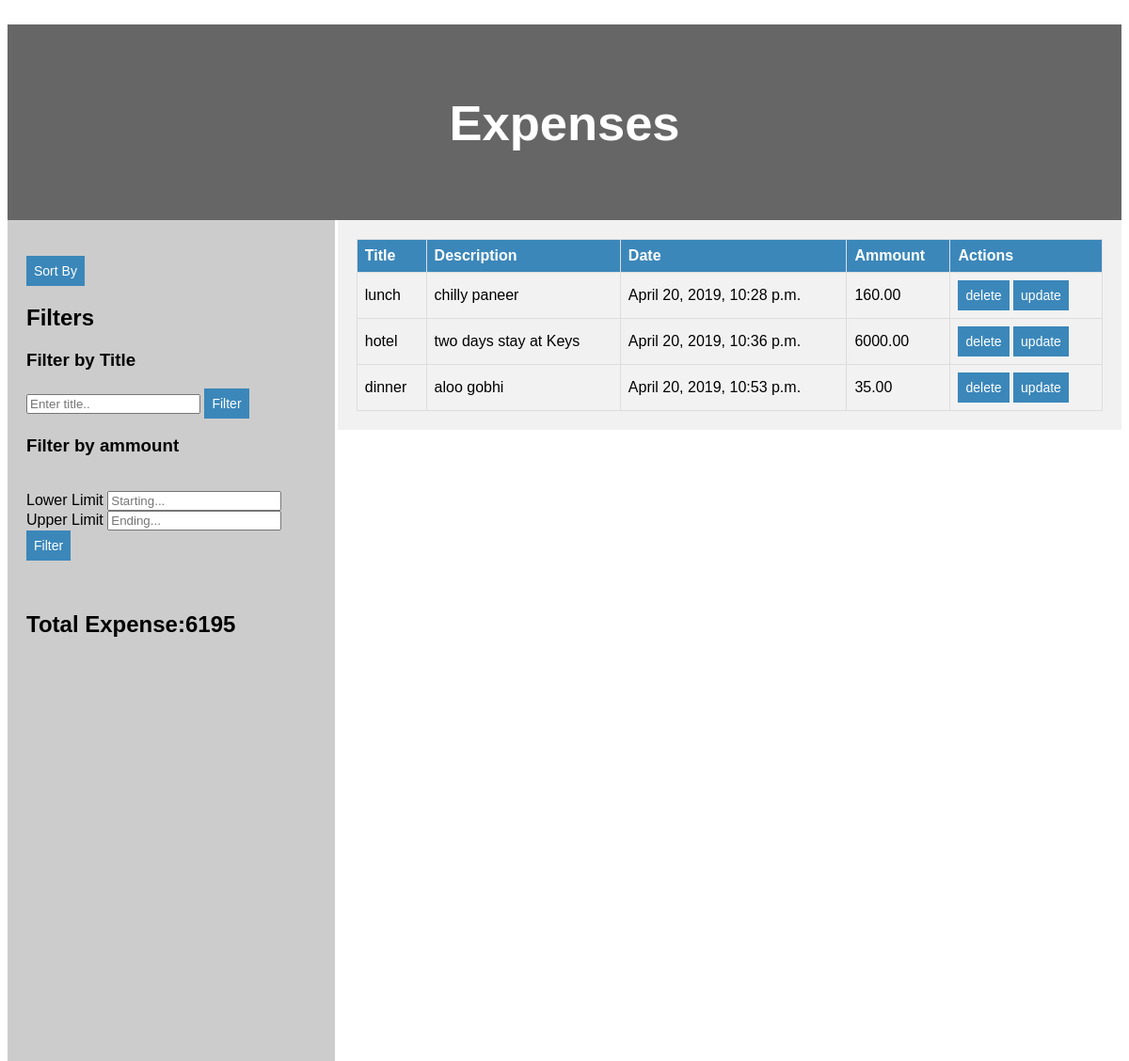
Screenshot of /showexpense/ with the database file from the repository.
### expense/models.py (models this page shows)
class expense(models.Model):
	title=models.CharField(max_length=500)
	description=models.TextField(blank=True,null=True)
	ammount=models.DecimalField(decimal_places=2,max_digits=10000)
	date=models.DateTimeField(default=datetime.now, blank=True)

### expense/views.py (the view)
# urls.py: path('showexpense/',expense_detail_view),
def expense_detail_view(request):
	obj=expense.objects.all()
	sum=expense.objects.aggregate(Sum('ammount'))
	context={
	"obje":obj,
	"sum":sum
	}
	return render(request,"expense/details.html",context)

### templates/expense/details.html (shortened to what this page needs)
<html>
<head>
</head>
<body class="body">
	<a href="http://127.0.0.1:8000/home/">Home</a>
	<header>
		<a href="http://127.0.0.1:8000/showexpense/">
  <h2>Expenses</h2></a>
</header>
<nav><br>
<div class="dropdown">
  <button class="dropbtn">Sort By</button>
</div>
<div style="height:100%; width:50%ackground:#000000">
<h2>Filters</h2>
<form action='http://127.0.0.1:8000/filter_view_title/' method='GET' >
	<h3>Filter by Title</h3><input type="text" name='title' placeholder="Enter title.." /> <input  class="dropbtn" type='submit' value='Filter' />
</form>
<form action='http://127.0.0.1:8000/filter_view_ammount/' method='GET'>
	<h3>Filter by ammount</h3><br>Lower Limit <input type="text" name='start' placeholder="Starting..." /> <br>Upper Limit <input type="text" name='end' placeholder="Ending..." />  <input class="dropbtn" type='submit' value='Filter' />
</form>
<br>
<h2>Total Expense:{{sum.ammount__sum}}</h2>
</nav>
<article>
<table id="expense">
	<tr>
    <th>Title</th>
    <th>Description</th>
    <th>Date</th>
    <th>Ammount</th>
    <th>Actions</th>
  </tr>
  {% for item in obje%}
  <tr>
<td>{{item.title}}</td>
<td> {{item.description}}</td>
<td>{{item.date}}</td>
<td> {{item.ammount}} </td>
<td><a href='http://127.0.0.1:8000/deleteexpense/{{item.id}}'><button class="dropbtn">delete</button></a>   <a href='http://127.0.0.1:8000/updateexpense/{{item.id}}'><button class="dropbtn">update</button></a></td>
</tr>
{% endfor %}
</table>
</article>
</body>
</html>

### templates/expense/details.html (style rules this page uses)
.dropbtn { background-color:#3b87ba; color: white; padding: 8px; font-size: 14px; border: none; }
a { text-decoration:none; color:white; }
.body { font-family: "Trebuchet MS", Arial, Helvetica, sans-serif; }
.dropdown { position: relative; display: inline-block; }
header { background-color: #666; padding: 30px; text-align: center; font-size: 35px; color: white; }
nav { float: left; width: 26%; background: #ccc; padding: 20px; }
article { float: right; padding: 20px; width: 67%; background-color: #f1f1f1; }
#expense { font-family: "Trebuchet MS", Arial, Helvetica, sans-serif; border-collapse: collapse; width: 100%; }
#expense td, #expense th { border: 1px solid #ddd; padding: 8px; }
#expense tr:nth-child(even) { background-color: #f2f2f2; }
#expense th { text-align: left; background-color: #3b87ba; color: white; }

### rows the page displays
expense: title "lunch", description "chilly paneer", date "April 20, 2019, 10:28 p.m.", ammount "160.00"
expense: title "hotel", description "two days stay at Keys", date "April 20, 2019, 10:36 p.m.", ammount "6000.00"
expense: title "dinner", description "aloo gobhi", date "April 20, 2019, 10:53 p.m.", ammount "35.00"

### other values shown
{{ sum.ammount__sum }} "6195"
